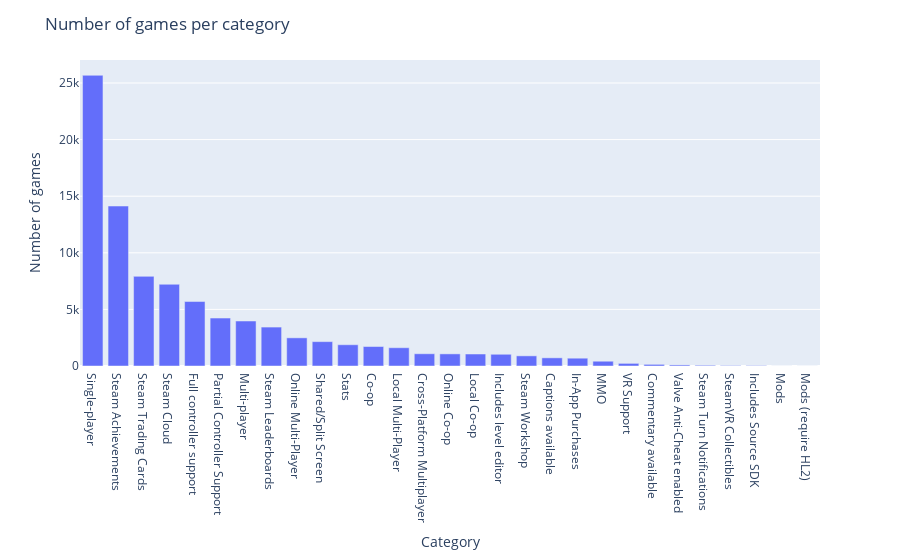

Notebook source saved alongside this figure:
### Code cell
# plot the number of games per category
fig = px.bar(games['categories'].explode().value_counts(), x=games['categories'].explode().value_counts().index, y=games['categories'].explode().value_counts().values)
fig.update_layout(title='Number of games per category', xaxis_title='Category', yaxis_title='Number of games')
fig.show()

### Figure 1 — Plotly figure (JSON) as saved in the notebook; plotly's stock layout.template omitted (floating-point values rounded to 4 significant figures)
{"data": [{"alignmentgroup": "True", "hovertemplate": "x=%{x}<br>y=%{y}<extra></extra>", "legendgroup": "", "marker": {"color": "#636efa", "pattern": {"shape": ""}}, "name": "", "offsetgroup": "", "orientation": "v", "showlegend": false, "textposition": "auto", "x": ["Single-player", "Steam Achievements", "Steam Trading Cards", "Steam Cloud", "Full controller support", "Partial Controller Support", "Multi-player", "Steam Leaderboards", "Online Multi-Player", "Shared/Split Screen", "Stats", "Co-op", "Local Multi-Player", "Cross-Platform Multiplayer", "Online Co-op", "Local Co-op", "Includes level editor", "Steam Workshop", "Captions available", "In-App Purchases", "MMO", "VR Support", "Commentary available", "Valve Anti-Cheat enabled", "Steam Turn Notifications", "SteamVR Collectibles", "Includes Source SDK", "Mods", "Mods (require HL2)"], "xaxis": "x", "y": [25678, 14130, 7918, 7219, 5695, 4234, 3974, 3439, 2487, 2152, 1878, 1721, 1615, 1081, 1071, 1059, 1036, 897, 721, 690, 421, 231, 144, 94, 63, 40, 35, 2, 1], "yaxis": "y", "type": "bar"}], "layout": {"xaxis": {"anchor": "y", "domain": [0.0, 1.0], "title": {"text": "Category"}}, "yaxis": {"anchor": "x", "domain": [0.0, 1.0], "title": {"text": "Number of games"}}, "legend": {"tracegroupgap": 0}, "margin": {"t": 60}, "barmode": "relative", "title": {"text": "Number of games per category"}}}
